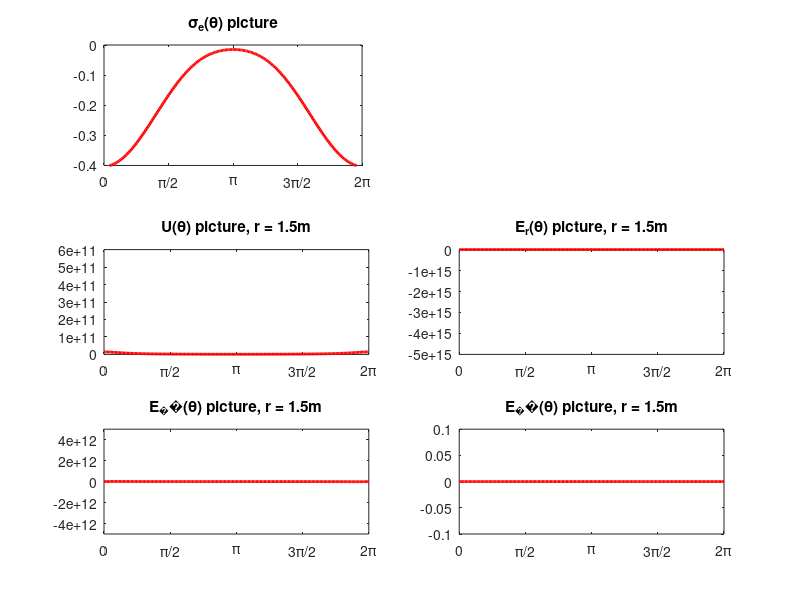

Here is the MATLAB script that generated this plot:
%%%######################%%%
%%%#Copyleft Liyang 2017#%%%
%%%######################%%%

%%%%%%%%%%%%%%%%%%%%%%%%%%%%%%%%%%%%%%%%%%%%%%%%%%%%%%%%
%%%!!!ENCODING CLAIM!!!
%%%This code text use the UTF-8 encoding form to 
%%%support the Chinese.
%%%If there are some kind of display errors in your IDE, 
%%%please open the code-file with GB2312 in its name.
%%%Or you could use the 'iconv' command in *nix system
%%%to convert the text form by yourself.
%%%%%%%%%%%%%%%%%%%%%%%%%%%%%%%%%%%%%%%%%%%%%%%%%%%%%%%%

%%%%%%%%%%%%%%%%%%%%%%%%%%%%%%%%%%%%%%%%%%%%%%%%%%%%%%%%
%%%!!!程序功用声明!!!
%%程序标题: 数值计算镜像法所得电场
%%编程时间: 2017.10.21
%%预计时长: 1h
%%目的: 熟悉matlab的基本语法和运算套路
%%功能: 用电像法计算导电球壳外放置一电荷的电场势场分布
%%%注意:由于matlab版本问题, 有的matlab版本可能并不支持将脚本和
%%%     函数写在一起, 只需要将脚本和函数分开或存放, 或是将脚本编成
%%%     即可.
%%%%%%%%%%%%%%%%%%%%%%%%%%%%%%%%%%%%%%%%%%%%%%%%%%%%%%%%%

function func_electron_image_method()
  %#########################################
  %%%%%%%%%%%%计算前的准备%%%%%%%%%%%%%%%%%%%%
  %#########################################
  clear;   
  format long; %设置计算精度
 
  %====================================================
  %%%%%%%%%%%%%%%%%%基本物理参数的定义%%%%%%%%%%%%%%%%%%%%%
  %====================================================
  global q epsi_0 d a kPickThetaNum kTotalThetaSet; 
  q = 1;                              %电荷量, C
  epsi_0 = 8.854187818*10^(-12);      %真空介电常数
  d = 1;                              %点电荷到球心的距离,m
  a = 0.5;                            %球壳的半径,m
  kPickThetaNum = 200;                %取theta值的个数
  kTotalThetaSet = ...
  linspace(0, 2*pi, kPickThetaNum);   %将theta从0到2*pi均匀取点

  %====================================================
  %%%%%%%%%%%%%%%%%%主程序%%%%%%%%%%%%%%%%%%%%%%%%%%%%%%
  %====================================================
  %---------定义默认参数------------
  r_min = 0.5;                        %默认r取值的最小值,m
  r_step = 0.01;                      %默认r取值的步长,m
  r_max = 1.5;                        %默认r取值的最大值,m
  plot_sleep_time = 0.05;             %默认动图 1/帧数 (画图休眠时间),s

  %---------获取用户输入------------
  use_default_parameter = input('是否修改默认参数(y/n)\n>','s');

  if strcmpi('Y', use_default_parameter) || strcmpi('y', use_default_parameter)
    r_min = input(['请输入计算中r的下限(m, 请输入大于',num2str(a),'的值)\n>']);
    r_max = input('请输入计算中r的上限(m)\n>');
    r_step = input('请输入计算中r的步长(m)\n>');
    plot_sleep_time = input('请输入一张图的停留时间(s)\n>');
  end

  %---------计算并获取数据-----------
  %获取球壳上的电荷密度数据
  sigma_e = get_shell_electric_density();
  %获取球外电场的性质数据
  [set_U, set_E_r, set_E_theta, set_E_phi] = ...
      pack_up_electric_field_data(r_min,r_step,r_max);

  %--------数据的绘制与输出-----------
  %输出所得数据到指定文件
  save_data_to_file(sigma_e, ...
                    set_U, set_E_r, set_E_theta, set_E_phi,...
                    r_min, r_max, r_step);
               
  %使用数据绘制图像
  plot_data(sigma_e, ...
            set_U, set_E_r, set_E_theta, set_E_phi,...
            r_min, r_max, r_step, plot_sleep_time);

end
%====================================================
%%%%%%%%%%%%%%%%%%功能函数%%%%%%%%%%%%%%%%%%%%%%%%%%%%%
%====================================================
function save_data_to_file(sigma_e, ...
                  set_U, set_E_r, set_E_theta, set_E_phi,...
                  r_min, r_max, r_step)
%用于存储数据到文件的函数
  global kTotalThetaSet;  

  data_file_handle = fopen('func_electron_image_method_data.txt', 'w');
  %数据文档的说明
  fprintf(data_file_handle, '############说明开始##############\n');
  fprintf(data_file_handle, '#本文档是func_electron_image_method.m生成的数据文档\n');
  fprintf(data_file_handle, '#您可以根据自己的需求提取数据\n');
  fprintf(data_file_handle, '#不同数据的标识符为 <==:datakind:==> \n');
  fprintf(data_file_handle, '#不同的datakind代表不同物理量\n');
  fprintf(data_file_handle, '#二维数组的横向是不同的theta\n');
  fprintf(data_file_handle, '#二维数组的纵向是不同的r\n');
  fprintf(data_file_handle, '#theta和r的取值均已在文件中给出\n');
  fprintf(data_file_handle, '#提取本文件的数据您需要自行编写相关程序\n');
  fprintf(data_file_handle, '####copyleft---liyang---####\n');
  fprintf(data_file_handle, '############说明结束##############\n\n\n\n');
  fprintf(data_file_handle, '>>>DATA_READ_POINT<<<\n');
  
  %输出theta的数据
  fprintf(data_file_handle, '<==:theta:==>\n');
  fprintf(data_file_handle, '%d  ', kTotalThetaSet);
  
  %输出r的数据
  fprintf(data_file_handle, '\n\n<==:r:==>\n');
  fprintf(data_file_handle, '%d\n', r_min:r_step:r_max);
  
  %输出sigma_e的数据
  fprintf(data_file_handle, '\n\n<==:sigma_e:==>\n');
  fprintf(data_file_handle, '%d  ', sigma_e);
  
  %输出U的数据
  fprintf(data_file_handle, '\n\n<==:U:==>\n');
  fprintf_2_d_array(data_file_handle, set_U);
  
  %输出E_r的数据
  fprintf(data_file_handle, '\n\n<==:E_r:==>\n');
  fprintf_2_d_array(data_file_handle, set_E_r);
  
  %输出E_theta的数据
  fprintf(data_file_handle, '\n\n<==:E_theta:==>\n');
  fprintf_2_d_array(data_file_handle, set_E_theta);
   
  %输出set_E_phi的数据
  fprintf(data_file_handle, '\n\n<==:E_phi:==>\n');
  fprintf_2_d_array(data_file_handle, set_E_phi);
  
  fclose(data_file_handle);
end

%%%%%%%%%

function fprintf_2_d_array(data_file_handle, two_d_array)
%用于向文件中存储2维数组数据的函数
  size_two_d_array = size(two_d_array);
  for row = 1:size_two_d_array(1)
    fprintf(data_file_handle, '%d  ', two_d_array(row,:)); 
    fprintf(data_file_handle, '\n');
  end
end

%%%%%%%%%

function plot_data(sigma_e, ...
                   set_U, set_E_r, set_E_theta, set_E_phi,...
                   r_min, r_max, r_step, plot_sleep_time)
%用于绘制数据图像的函数
  global kTotalThetaSet;  

  %绘制电荷密度的图像
  subplot(3,2,1);
  plot(kTotalThetaSet, sigma_e,...
       'LineWidth',2,...
       'color','red');
  axis([0,2*pi,-0.4,0]);
  set(gca,'XTick',0:pi/2:2*pi,'xtickLabel',{'0','π/2','π','3π/2','2π'});
  title('σ_e(θ) picture');

  scrsz = get(0,'ScreenSize'); %获取屏幕分辨率
  set(gcf,'position', scrsz);  %设置绘图窗体全屏
  
  %绘制电场相关的图像
  r = r_min:r_step:r_max;
  for r_index = 1:length(r)
    %绘制U关于theta的图像
    subplot(3,2,3);
    plot(kTotalThetaSet, set_U(r_index,:),...
         'LineWidth',2,...
         'color','red');
    axis([0,2*pi,0,6*10^11]);
    set(gca,'XTick',0:pi/2:2*pi,'xtickLabel',{'0','π/2','π','3π/2','2π'});
    title(['U(θ) picture, r = ',num2str(r(r_index)),'m']);

    %绘制E_r关于theta的图像
    subplot(3,2,4);
    plot(kTotalThetaSet, set_E_r(r_index,:),...
         'LineWidth',2,...
         'color','red');
    axis([0,2*pi,-5*10^15,0]);
    set(gca,'XTick',0:pi/2:2*pi,'xtickLabel',{'0','π/2','π','3π/2','2π'});
    title(['E_r(θ) picture, r = ',num2str(r(r_index)),'m']);

    %绘制E_theta关于theta的图像
    subplot(3,2,5);
    plot(kTotalThetaSet, set_E_theta(r_index,:),...
         'LineWidth',2,...
         'color','red');
    axis([0,2*pi,-5*10^12,5*10^12]);
    set(gca,'XTick',0:pi/2:2*pi,'xtickLabel',{'0','π/2','π','3π/2','2π'});
    title(['E_θ(θ) picture, r = ',num2str(r(r_index)),'m']);

    %绘制E_phi关于theta的图像
    subplot(3,2,6);
    plot(kTotalThetaSet, set_E_phi(r_index,:),...
         'LineWidth',2,...
         'color','red');
    axis([0,2*pi,-0.1,0.1]);
    set(gca,'XTick',0:pi/2:2*pi,'xtickLabel',{'0','π/2','π','3π/2','2π'});
    title(['E_φ(θ) picture, r = ',num2str(r(r_index)),'m']);

    %一帧图片暂停的时间设置
    pause(plot_sleep_time);
  end
end

%%%%%%%%

function [set_U, set_E_r, set_E_theta, set_E_phi] = ...
         pack_up_electric_field_data(r_min,r_step,r_max)
%电场分量数据打包输出函数(数据封装函数)
  
  %给定各个数据包的初值
  set_U = [];
  set_E_r = [];
  set_E_theta = [];
  set_E_phi = [];
  
  %计算数据内容
  for r = r_min:r_step:r_max
    [U, E_r, E_theta, E_phi] = get_electric_field_characteristic(r);
    
    %用动态增长数组的方法, 存储数据
    %>>此方法会引起计算上速度的降低<<
    set_U = [set_U; U];
    set_E_r = [set_E_r; E_r];
    set_E_theta= [set_E_theta; E_theta];
    set_E_phi = [set_E_phi; E_phi];
  end
end

%%%%%%%%

function [U, E_r, E_theta, E_phi] = get_electric_field_characteristic(r)
%计算给定半径上的势能随theta的分布
%计算给定半径上的电场各分量能随theta的分布
  
  global q epsi_0 d a kPickThetaNum kTotalThetaSet
  
  %定义数据存储数组大小(长度)
  %以防止其采用动态数组
  %动态数组将每一轮都更新自身的长度
  %因而采用动态数组会严重拖慢运算速度.
  U = zeros(1,kPickThetaNum);       
  E_r = zeros(1,kPickThetaNum);
  E_theta = zeros(1,kPickThetaNum);
  E_phi = zeros(1,kPickThetaNum);   
  
  for theta_step = 1:kPickThetaNum
    %每次取一个theta点来计算
    theta = kTotalThetaSet(theta_step); 
    
    %计算确定半径上的不同theta的势场值
    U(theta_step) = q/(4*pi*epsi_0) * ...
                      (1/sqrt(r^2 + d^2 - 2*r*d*cos(theta)) - ...
                       1/sqrt((d^2/a^2)*r^2 + a^2 - 2*r*d*cos(theta)));
    %计算确定半径上的不同theta的电场r分量值
    E_r(theta_step) = q/(4*pi*epsi_0) * ...
                     (r-d*cos(theta)/(r^2 + d^2 - 2*r*d*cos(theta))^(1.5) - ...
                     (d^2/a^2)*r-d*cos(theta)/((d^2/a^2)*r^2 + a^2 - 2*r*d*cos(theta))^(1.5));
    %计算确定半径上的不同theta的电场theta分量值
    E_theta(theta_step) = q*d*sin(theta)/(4*pi*epsi_0) * ...
                          (1/(r^2 + d^2 - 2*r*d*cos(theta))^(1.5) - ...
                          1/((d^2/a^2)*r^2 + a^2 - 2*r*d*cos(theta))^(1.5));
    %电场phi分量值恒为0
    E_phi(theta_step) = 0;
  end 
end

%%%%%%%%

function electric_density = get_shell_electric_density()
%计算球壳上的电荷密度的分布  
  global q  d a kPickThetaNum kTotalThetaSet
  
  %定义数据存储数组大小(长度)
  electric_density = zeros(1,kPickThetaNum);
  
  for theta_step = 1:kPickThetaNum
    theta = kTotalThetaSet(theta_step);
   
    %计算r=a时的电荷密度
    electric_density(theta_step) = -q/(4*pi) * (d^2 - a^2)/...
                        a * (a^2 + d^2 - -2*a*d*cos(theta))^(1.5);
  end
end
